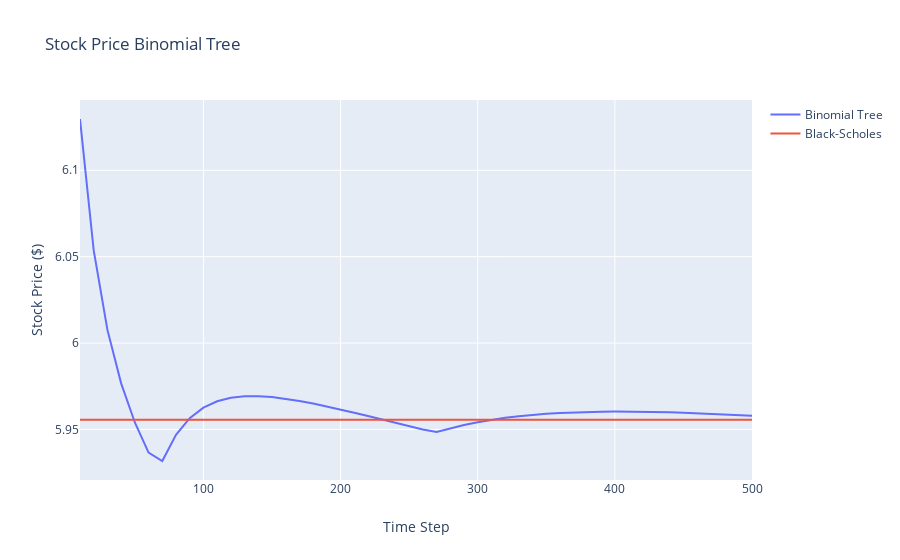

The code cell stored with this chart in its notebook:
### Code cell
Ns = np.linspace(10,500,50)
trace0 = go.Scatter(
    x = Ns, y = [binomial_tree(100,105,1,r,.20,int(n)) for n in Ns], name = 'Binomial Tree'
)
trace1 = go.Scatter(
    x = Ns, y = len(Ns)*[BSM(100, 105, 1, r, .20)], name = 'Black-Scholes'
)
data = [trace0,trace1]
layout = go.Layout(
    title = 'Stock Price Binomial Tree', yaxis = dict(title = 'Stock Price ($)'), 
        xaxis = dict(title = 'Time Step'))
fig = go.Figure(data=data, layout=layout)
plotly.offline.iplot(fig)

### Figure 1 — Plotly figure (JSON) as saved in the notebook; plotly's stock layout.template omitted (floating-point values rounded to 4 significant figures)
{"data": [{"name": "Binomial Tree", "type": "scatter", "x": [10, 20, 30, 40, 50, 60, 70, 80, 90, 100, 110, 120, 130, 140, 150, 160, 170, 180, 190, 200, 210, 220, 230, 240, 250, 260, 270, 280, 290, 300, 310, 320, 330, 340, 350, 360, 370, 380, 390, 400, 410, 420, 430, 440, 450, 460, 470, 480, 490, 500], "y": [6.13, 6.054, 6.008, 5.977, 5.954, 5.937, 5.932, 5.947, 5.957, 5.963, 5.966, 5.968, 5.969, 5.969, 5.969, 5.968, 5.966, 5.965, 5.963, 5.962, 5.96, 5.958, 5.956, 5.954, 5.952, 5.95, 5.949, 5.951, 5.953, 5.954, 5.956, 5.957, 5.958, 5.958, 5.959, 5.96, 5.96, 5.96, 5.96, 5.96, 5.96, 5.96, 5.96, 5.96, 5.96, 5.959, 5.959, 5.959, 5.958, 5.958]}, {"name": "Black-Scholes", "type": "scatter", "x": [10, 20, 30, 40, 50, 60, 70, 80, 90, 100, 110, 120, 130, 140, 150, 160, 170, 180, 190, 200, 210, 220, 230, 240, 250, 260, 270, 280, 290, 300, 310, 320, 330, 340, 350, 360, 370, 380, 390, 400, 410, 420, 430, 440, 450, 460, 470, 480, 490, 500], "y": [5.956, 5.956, 5.956, 5.956, 5.956, 5.956, 5.956, 5.956, 5.956, 5.956, 5.956, 5.956, 5.956, 5.956, 5.956, 5.956, 5.956, 5.956, 5.956, 5.956, 5.956, 5.956, 5.956, 5.956, 5.956, 5.956, 5.956, 5.956, 5.956, 5.956, 5.956, 5.956, 5.956, 5.956, 5.956, 5.956, 5.956, 5.956, 5.956, 5.956, 5.956, 5.956, 5.956, 5.956, 5.956, 5.956, 5.956, 5.956, 5.956, 5.956]}], "layout": {"title": {"text": "Stock Price Binomial Tree"}, "xaxis": {"title": {"text": "Time Step"}}, "yaxis": {"title": {"text": "Stock Price ($)"}}}}
